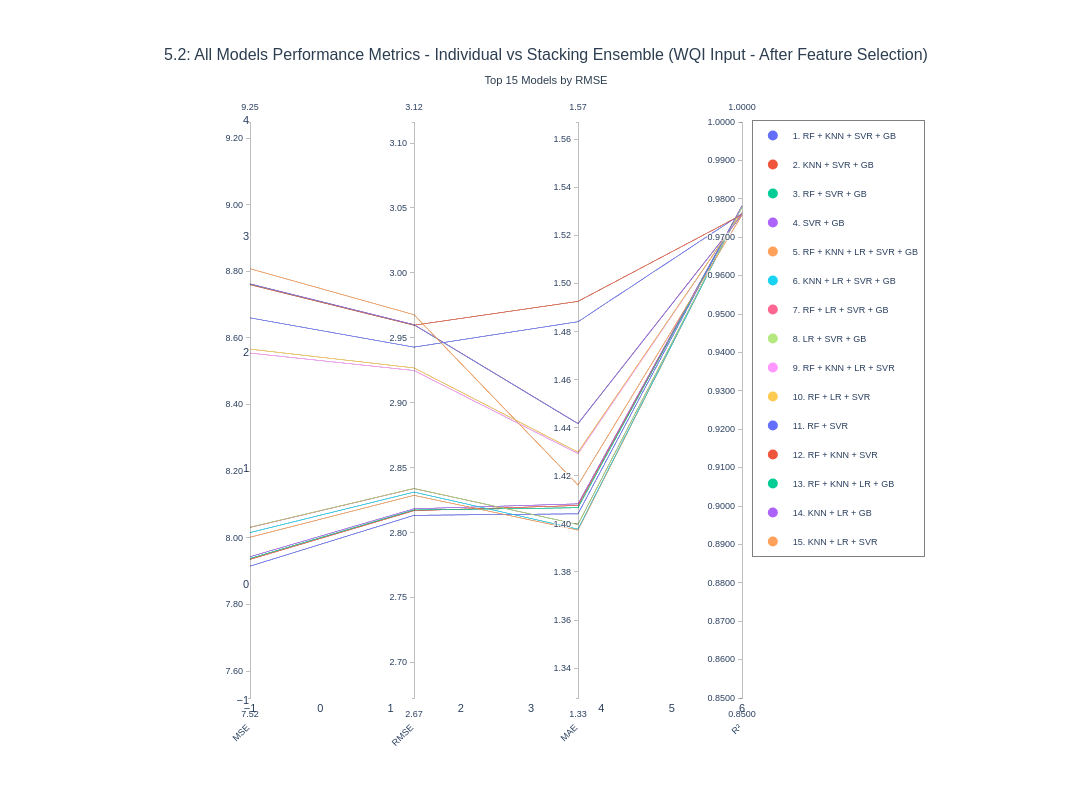

This figure's notebook cell:
### Code cell
fig_all_models_52 = plot_parallel_coordinates_all_models(
    results_df=results_df_WQIInput_retrain,
    y_test=y_test_WQIInput_retrain,
    rf_pred=rf_pred_WQIInput_retrain,
    gb_pred=gb_pred_WQIInput_retrain,
    lr_pred=lr_pred_WQIInput_retrain,
    knn_pred=knn_pred_WQIInput_retrain,
    svr_pred=svr_pred_WQIInput_retrain,
    title="5.2: All Models Performance Metrics - Individual vs Stacking Ensemble (WQI Input - After Feature Selection)"
)

fig_all_models_52.show()

### Figure 1 — Plotly figure (JSON) as saved in the notebook; plotly's stock layout.template omitted (floating-point values rounded to 4 significant figures)
{"data": [{"dimensions": [{"label": "MSE", "range": [7.519, 9.248], "tickformat": ".2f", "values": [7.915, 7.935, 7.938, 7.943, 8.002, 8.016, 8.031, 8.032, 8.555, 8.566, 8.66, 8.76, 8.762, 8.762, 8.808]}, {"label": "RMSE", "range": [2.673, 3.116], "tickformat": ".2f", "values": [2.813, 2.817, 2.817, 2.818, 2.829, 2.831, 2.834, 2.834, 2.925, 2.927, 2.943, 2.96, 2.96, 2.96, 2.968]}, {"label": "MAE", "range": [1.328, 1.567], "tickformat": ".2f", "values": [1.404, 1.408, 1.407, 1.408, 1.397, 1.398, 1.4, 1.4, 1.429, 1.43, 1.484, 1.493, 1.442, 1.442, 1.416]}, {"label": "R²", "range": [0.85, 1], "tickformat": ".4f", "values": [0.9782, 0.9782, 0.9781, 0.9781, 0.978, 0.9779, 0.9779, 0.9779, 0.9764, 0.9764, 0.9762, 0.9759, 0.9759, 0.9759, 0.9757]}], "labelangle": -45, "labelside": "bottom", "line": {"color": [0, 1, 2, 3, 4, 5, 6, 7, 8, 9, 10, 11, 12, 13, 14], "colorscale": [[0, "#636EFA"], [0.07143, "#EF553B"], [0.1429, "#00CC96"], [0.2143, "#AB63FA"], [0.2857, "#FFA15A"], [0.3571, "#19D3F3"], [0.4286, "#FF6692"], [0.5, "#B6E880"], [0.5714, "#FF97FF"], [0.6429, "#FECB52"], [0.7143, "#636EFA"], [0.7857, "#EF553B"], [0.8571, "#00CC96"], [0.9286, "#AB63FA"], [1, "#FFA15A"]], "showscale": false}, "type": "parcoords"}, {"hovertemplate": "<b>RF + KNN + SVR + GB</b><br>Num Models: 4<br>MSE: 7.9147<br>RMSE: 2.8133<br>MAE: 1.4042<br>R²: 0.9782<br><extra></extra>", "legendgroup": "RF + KNN + SVR + GB", "marker": {"color": "#636EFA", "size": 10}, "mode": "markers", "name": "1. RF + KNN + SVR + GB", "showlegend": true, "type": "scatter", "x": [null], "y": [null]}, {"hovertemplate": "<b>KNN + SVR + GB</b><br>Num Models: 3<br>MSE: 7.9350<br>RMSE: 2.8169<br>MAE: 1.4077<br>R²: 0.9782<br><extra></extra>", "legendgroup": "KNN + SVR + GB", "marker": {"color": "#EF553B", "size": 10}, "mode": "markers", "name": "2. KNN + SVR + GB", "showlegend": true, "type": "scatter", "x": [null], "y": [null]}, {"hovertemplate": "<b>RF + SVR + GB</b><br>Num Models: 3<br>MSE: 7.9378<br>RMSE: 2.8174<br>MAE: 1.4067<br>R²: 0.9781<br><extra></extra>", "legendgroup": "RF + SVR + GB", "marker": {"color": "#00CC96", "size": 10}, "mode": "markers", "name": "3. RF + SVR + GB", "showlegend": true, "type": "scatter", "x": [null], "y": [null]}, {"hovertemplate": "<b>SVR + GB</b><br>Num Models: 2<br>MSE: 7.9431<br>RMSE: 2.8183<br>MAE: 1.4083<br>R²: 0.9781<br><extra></extra>", "legendgroup": "SVR + GB", "marker": {"color": "#AB63FA", "size": 10}, "mode": "markers", "name": "4. SVR + GB", "showlegend": true, "type": "scatter", "x": [null], "y": [null]}, {"hovertemplate": "<b>RF + KNN + LR + SVR + GB</b><br>Num Models: 5<br>MSE: 8.0016<br>RMSE: 2.8287<br>MAE: 1.3974<br>R²: 0.9780<br><extra></extra>", "legendgroup": "RF + KNN + LR + SVR + GB", "marker": {"color": "#FFA15A", "size": 10}, "mode": "markers", "name": "5. RF + KNN + LR + SVR + GB", "showlegend": true, "type": "scatter", "x": [null], "y": [null]}, {"hovertemplate": "<b>KNN + LR + SVR + GB</b><br>Num Models: 4<br>MSE: 8.0157<br>RMSE: 2.8312<br>MAE: 1.3978<br>R²: 0.9779<br><extra></extra>", "legendgroup": "KNN + LR + SVR + GB", "marker": {"color": "#19D3F3", "size": 10}, "mode": "markers", "name": "6. KNN + LR + SVR + GB", "showlegend": true, "type": "scatter", "x": [null], "y": [null]}, {"hovertemplate": "<b>RF + LR + SVR + GB</b><br>Num Models: 4<br>MSE: 8.0310<br>RMSE: 2.8339<br>MAE: 1.3998<br>R²: 0.9779<br><extra></extra>", "legendgroup": "RF + LR + SVR + GB", "marker": {"color": "#FF6692", "size": 10}, "mode": "markers", "name": "7. RF + LR + SVR + GB", "showlegend": true, "type": "scatter", "x": [null], "y": [null]}, {"hovertemplate": "<b>LR + SVR + GB</b><br>Num Models: 3<br>MSE: 8.0318<br>RMSE: 2.8340<br>MAE: 1.3998<br>R²: 0.9779<br><extra></extra>", "legendgroup": "LR + SVR + GB", "marker": {"color": "#B6E880", "size": 10}, "mode": "markers", "name": "8. LR + SVR + GB", "showlegend": true, "type": "scatter", "x": [null], "y": [null]}, {"hovertemplate": "<b>RF + KNN + LR + SVR</b><br>Num Models: 4<br>MSE: 8.5545<br>RMSE: 2.9248<br>MAE: 1.4293<br>R²: 0.9764<br><extra></extra>", "legendgroup": "RF + KNN + LR + SVR", "marker": {"color": "#FF97FF", "size": 10}, "mode": "markers", "name": "9. RF + KNN + LR + SVR", "showlegend": true, "type": "scatter", "x": [null], "y": [null]}, {"hovertemplate": "<b>RF + LR + SVR</b><br>Num Models: 3<br>MSE: 8.5664<br>RMSE: 2.9268<br>MAE: 1.4299<br>R²: 0.9764<br><extra></extra>", "legendgroup": "RF + LR + SVR", "marker": {"color": "#FECB52", "size": 10}, "mode": "markers", "name": "10. RF + LR + SVR", "showlegend": true, "type": "scatter", "x": [null], "y": [null]}, {"hovertemplate": "<b>RF + SVR</b><br>Num Models: 2<br>MSE: 8.6602<br>RMSE: 2.9428<br>MAE: 1.4841<br>R²: 0.9762<br><extra></extra>", "legendgroup": "RF + SVR", "marker": {"color": "#636EFA", "size": 10}, "mode": "markers", "name": "11. RF + SVR", "showlegend": true, "type": "scatter", "x": [null], "y": [null]}, {"hovertemplate": "<b>RF + KNN + SVR</b><br>Num Models: 3<br>MSE: 8.7598<br>RMSE: 2.9597<br>MAE: 1.4926<br>R²: 0.9759<br><extra></extra>", "legendgroup": "RF + KNN + SVR", "marker": {"color": "#EF553B", "size": 10}, "mode": "markers", "name": "12. RF + KNN + SVR", "showlegend": true, "type": "scatter", "x": [null], "y": [null]}, {"hovertemplate": "<b>RF + KNN + LR + GB</b><br>Num Models: 4<br>MSE: 8.7617<br>RMSE: 2.9600<br>MAE: 1.4417<br>R²: 0.9759<br><extra></extra>", "legendgroup": "RF + KNN + LR + GB", "marker": {"color": "#00CC96", "size": 10}, "mode": "markers", "name": "13. RF + KNN + LR + GB", "showlegend": true, "type": "scatter", "x": [null], "y": [null]}, {"hovertemplate": "<b>KNN + LR + GB</b><br>Num Models: 3<br>MSE: 8.7624<br>RMSE: 2.9601<br>MAE: 1.4418<br>R²: 0.9759<br><extra></extra>", "legendgroup": "KNN + LR + GB", "marker": {"color": "#AB63FA", "size": 10}, "mode": "markers", "name": "14. KNN + LR + GB", "showlegend": true, "type": "scatter", "x": [null], "y": [null]}, {"hovertemplate": "<b>KNN + LR + SVR</b><br>Num Models: 3<br>MSE: 8.8078<br>RMSE: 2.9678<br>MAE: 1.4162<br>R²: 0.9757<br><extra></extra>", "legendgroup": "KNN + LR + SVR", "marker": {"color": "#FFA15A", "size": 10}, "mode": "markers", "name": "15. KNN + LR + SVR", "showlegend": true, "type": "scatter", "x": [null], "y": [null]}], "layout": {"font": {"family": "Arial, sans-serif", "size": 11}, "height": 800, "hovermode": "closest", "legend": {"bgcolor": "rgba(255, 255, 255, 0.95)", "bordercolor": "gray", "borderwidth": 1, "font": {"size": 9}, "orientation": "v", "x": 1.02, "xanchor": "left", "y": 1, "yanchor": "top"}, "margin": {"b": 100, "l": 250, "r": 350, "t": 120}, "paper_bgcolor": "white", "plot_bgcolor": "white", "showlegend": true, "title": {"font": {"color": "#2c3e50", "family": "Arial, sans-serif", "size": 16}, "text": "5.2: All Models Performance Metrics - Individual vs Stacking Ensemble (WQI Input - After Feature Selection)<br><sub>Top 15 Models by RMSE</sub>", "x": 0.5, "xanchor": "center"}, "width": 1400, "xaxis": {"showgrid": false}, "yaxis": {"showgrid": false}}}
